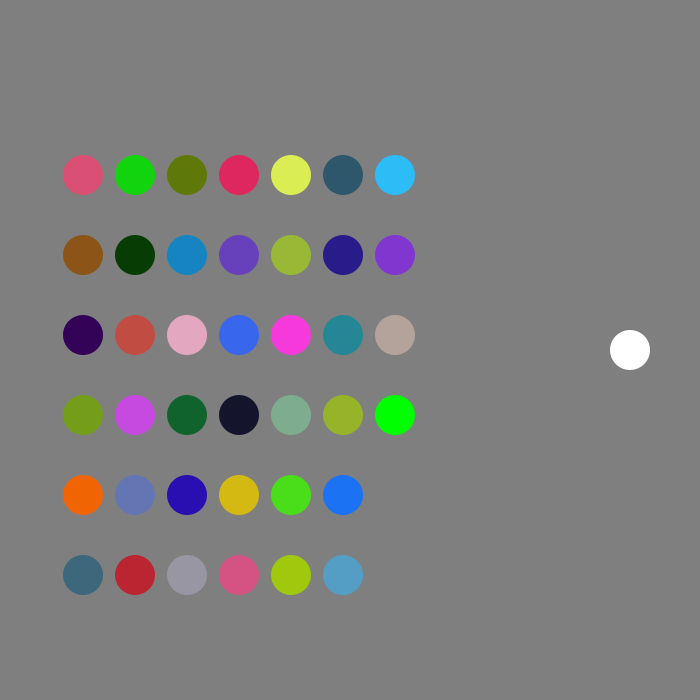
Frame 1 (no input)
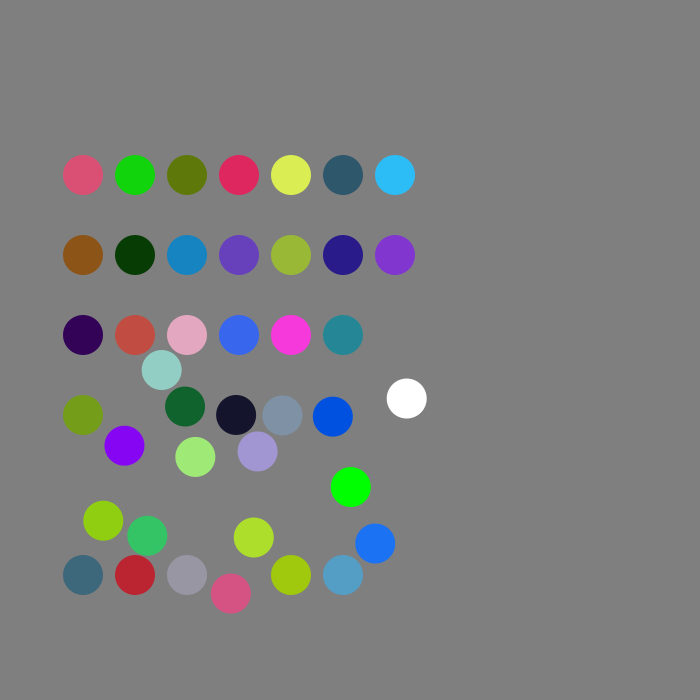
Frame 60 (the mouse pressed at the canvas centre just before this capture)
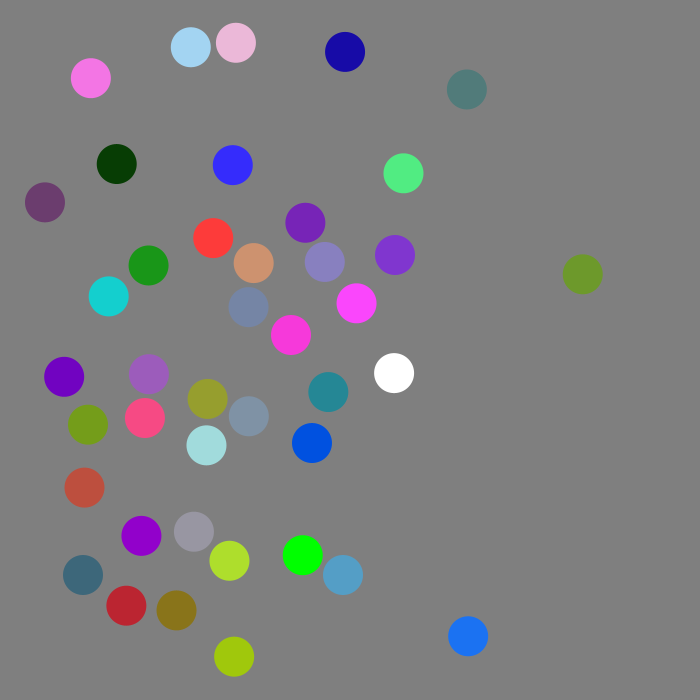
Frame 120 (the mouse held since frame 60 and released just before this capture)

The Processing sketch that drew these frames (run headless with seeded random() and noise(); from frame 60 on, the mouse is pressed at the canvas centre):

// Processing sketch: processing_8082
// ── processing_8082.pde



int numballs = 41, magnet = 0;
float friction = .999f;
// rad = 30
float maxSpeed = 15;
float clusterRad = 1.1f, clusterMult = 1.0f;//Play with these values to get grouping/clustering


Ball[] tableballs = new Ball[numballs];


void setup() {

  // size(screen.width,screen.height);
  size (700,700);

  ellipseMode(CENTER);

  MySetup() ; 

}

void MySetup() {

  float x = 0, n = 0;
  tableballs[0] = new Ball();

  tableballs[0].cx = 0.9f * width;// '0 is cueball
  tableballs[0].cy = height / 2;

  x = (int)(random(1) * 0.5f * width);

  if(x<=1){
    x=1;
  }

  for (int i=1; i<numballs; i++) {
    tableballs[i] = new Ball();

    tableballs[i].cx = x;
    tableballs[i].cy = (.5f * tableballs[0].cy) + (n * (tableballs[i].rad * 2)) + 0;
    n++;

    if (tableballs[i].cy > 500) {
      n = 0;
      x = x + tableballs[i].rad*1.3;
    }
  }
}

void keyPressed() {
  if (key == 'm') {
    magnet = 1;
  }
}

void keyReleased() {
  if (key == 'w') {
    clusterRad += 0.1f;
    println(clusterRad);
  } 
  else if (key == 's') {
    clusterRad -= 0.1f;
    println(clusterRad);
  } 
  else if (key == 'm') {
    magnet = 0;
  }
  else if (key == 'n') {
    MySetup() ; 
  }
}


/*
void mouseClicked() {
 float R = 0, ang = 0;
 
 R = dist(mouseX, mouseY, tableballs[0].cx, tableballs[0].cy);
 
 if (R > maxSpeed) {
 R = maxSpeed;
 }
 
 ang = atan2((mouseY - tableballs[0].cy), (mouseX - tableballs[0].cx));
 
 tableballs[0].vx = R * cos(ang);
 tableballs[0].vy = R * sin(ang);
 
 }
 */

void draw() {

  background(127);

  float ColDist = 0, ang = 0, R = 0, dx = 0, dy = 0;

  for (int i=0; i<numballs; i++) {
    tableballs[i].cx = tableballs[i].cx + tableballs[i].vx;
    tableballs[i].cy = tableballs[i].cy + tableballs[i].vy;
    tableballs[i].vx = tableballs[i].vx * friction;
    tableballs[i].vy = tableballs[i].vy * friction;

    if (tableballs[i].cx < tableballs[i].rad) {
      tableballs[i].vx = -tableballs[i].vx;
      tableballs[i].cx = tableballs[i].rad;
    } 
    else if (tableballs[i].cx > (width - 1 - tableballs[i].rad)) {
      tableballs[i].vx = -tableballs[i].vx;
      tableballs[i].cx = width - 1 - tableballs[i].rad;
    }

    if (tableballs[i].cy < tableballs[i].rad) {
      tableballs[i].vy = -tableballs[i].vy;
      tableballs[i].cy = tableballs[i].rad;
    } 
    else if (tableballs[i].cy > (height - 1 - tableballs[i].rad)) {
      tableballs[i].vy = -tableballs[i].vy;
      tableballs[i].cy = height - 1 - tableballs[i].rad;
    }


    for (int j=0; j<numballs; j++) {

      ColDist = dist(tableballs[j].cx, tableballs[j].cy, tableballs[i].cx, tableballs[i].cy);

      if ( (ColDist <= (clusterMult * tableballs[i].rad)) && (i != j) ) {

        ang = atan2((tableballs[j].cy - tableballs[i].cy), (tableballs[j].cx - tableballs[i].cx));


        //if a ball is on or inside the other, push it to just outside
        dx = -clusterRad * tableballs[i].rad * cos(ang);
        dy = -clusterRad * tableballs[i].rad * sin(ang);
        tableballs[i].cx = dx + tableballs[j].cx;
        tableballs[i].cy = dy + tableballs[j].cy;

        //Get the reflection angle
        if (ang > (2 * PI)) {
          ang = (2 * PI) - ang;
        } 
        else if (ang < 0) {
          ang = ang + (2 * PI);
        }

        R = dist(0, 0, tableballs[i].vx, tableballs[i].vy);


        dx = R * cos(ang);
        dy = R * sin(ang);

        //Put the velocity of the 'attacking' ball into the target
        tableballs[j].vx = dx;
        tableballs[j].vy = dy;



        //'Decrease velocity from the attacker
        tableballs[i].vx = 0.2f * tableballs[i].vx;
        tableballs[i].vy = 0.2f * tableballs[i].vy;

        if (magnet == 1) {

          //'Goto first ball
          if (tableballs[0].cx < tableballs[i].cx) {
            tableballs[i].vx = tableballs[i].vx - 1.0f;
          } 
          else if (tableballs[0].cx > tableballs[i].cx) {
            tableballs[i].vx = tableballs[i].vx + 1.0f;
          }
          if (tableballs[0].cy < tableballs[i].cy) {
            tableballs[i].vy = tableballs[i].vy - 1.0f;
          } 
          else if (tableballs[0].cy > tableballs[i].cy) {
            tableballs[i].vy = tableballs[i].vy + 1.0f;
          }

        }

        // tableballs[i].rad = random(20,60);
        tableballs[i].color1 = color (random (0,255),random (0,255),random (0,255));

      }

    }


    if (i == 0) {
      fill(255);
    } 
    else if (i == (numballs - 1)) {
      fill(0,255,0);
    } 
    else {
      fill( tableballs[i].color1 );
    }

    noStroke();
    ellipse(tableballs[i].cx, tableballs[i].cy, 
    tableballs[i].rad, 
    tableballs[i].rad);

  }

  stroke(0,255,0);
  // line(tableballs[0].cx, tableballs[0].cy, mouseX, mouseY);

  if (random (999) > 900) {
    mouseClickedFAKE(); 
  }

}


void mouseClickedFAKE() {
  float R = 0, ang = 0;

  float xWert= random(0,width); 
  float yWert= random(0,height);

  R = dist(  xWert, yWert  , tableballs[0].cx, tableballs[0].cy);

  if (R > maxSpeed) {
    R = maxSpeed;
  }

  ang = atan2((yWert - tableballs[0].cy), (xWert - tableballs[0].cx));

  tableballs[0].vx = R * cos(ang);
  tableballs[0].vy = R * sin(ang);

}


class Ball {
  float cx = 0, cy = 0, vx = 0, vy = 0;
  float rad = 40; 
  color color1= color (random (0,255),random (0,255),random (0,255));
}
